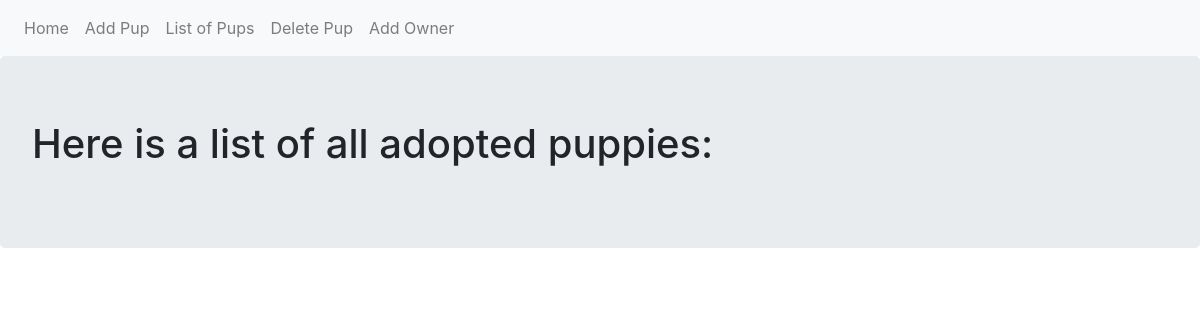
Before: /puppies/list with the older database file.
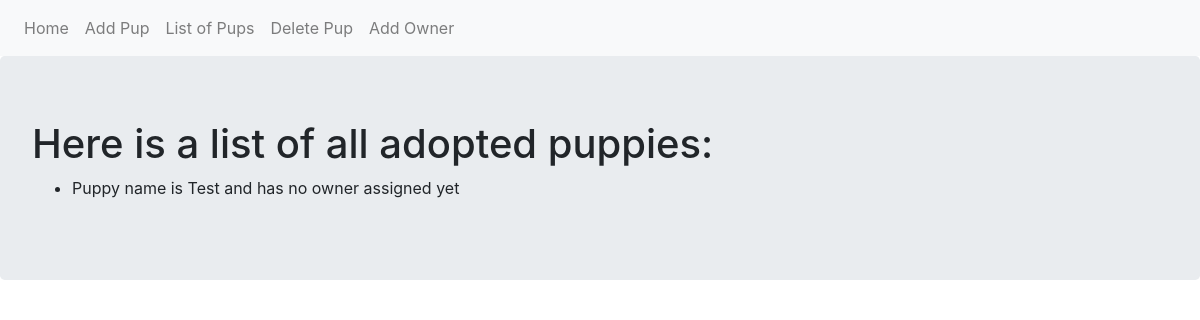
After: the same page with the newer database file.
### myproject/models.py (models this page shows, shortened)
class Puppy(db.Model):
    __tablename__ = 'puppies'
    id = db.Column(db.Integer, primary_key=True)
    name = db.Column(db.Text)
    owner = db.relationship('Owner',backref='puppy',uselist=False)
    def __repr__(self):
        if self.owner:
            return f"Puppy name is {self.name} and owner is {self.owner.name}"
        else:
            return f"Puppy name is {self.name} and has no owner assigned yet"

### myproject/puppies/views.py (the view)
@puppies_blueprint.route('/list')
def list():
    puppies = Puppy.query.all() # return type is a list
    return render_template('list.html',puppies=puppies)

### myproject/puppies/templates/puppies/list.html
{% extends "base.html" %}
{% block content %}
<div class="jumbotron">
  <h1>Here is a list of all adopted puppies: </h1>
    <ul>
      {% for pup in puppies %}
        <li>{{pup}}</li>
      {% endfor %}
    </ul>
</div>
{% endblock %}

### myproject/templates/base.html (shortened to what this page needs)
<!DOCTYPE html>
<html lang="en" dir="ltr">
<head>
  <link rel="stylesheet" href="https://stackpath.bootstrapcdn.com/bootstrap/4.1.1/css/bootstrap.min.css">
</head>
<body>
  <nav class='navbar navbar-expand-lg navbar-light bg-light'>
    <div class="navbar-nav">
      <a class="nav-item nav-link" href="{{ url_for('index') }}">Home</a>
      <a class="nav-item nav-link" href="{{ url_for('puppies.add') }}">Add Pup</a>
      <a class="nav-item nav-link" href="{{ url_for('puppies.list') }}">List of Pups</a>
      <a class="nav-item nav-link" href="{{ url_for('puppies.delete') }}">Delete Pup</a>
      <a class="nav-item nav-link" href="{{ url_for('owners.add') }}">Add Owner</a>
    </div>
  </nav>
  {% block content  %}
  {% endblock  %}
</body>
</html>

Changed rows visible on the page:
added Puppy: name "Puppy name is Test and has no owner assigned yet"
